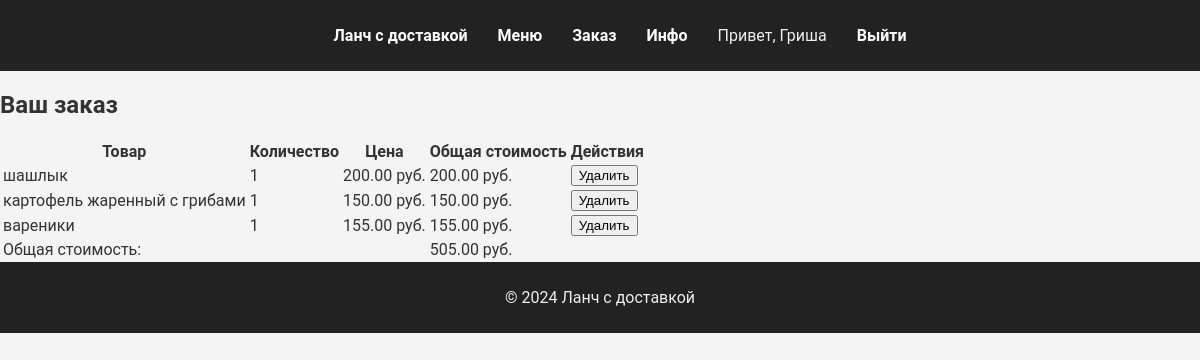
/order/ (signed in), run on the app's committed database.
### lanch_app/models.py (models this page shows, shortened)
class User(AbstractUser):
    telephon = models.CharField(max_length=15, unique=True, verbose_name="Телефон")
    is_admin = models.BooleanField(default=False, verbose_name="Администратор")
    groups = models.ManyToManyField(
        Group,
        related_name='custom_user_set',  # Изменено на 'custom_user_set'
        blank=True,
        verbose_name='groups',
        help_text='The groups this user belongs to. A user will get all permissions granted to each of their groups.',
        related_query_name='user',
    )
    user_permissions = models.ManyToManyField(
        Permission,
        related_name='custom_user_set',  # Изменено на 'custom_user_set'
        blank=True,
        verbose_name='user permissions',
        help_text='Specific permissions for this user.',
        related_query_name='user',
    )

class OrderItem(models.Model):
    order = models.ForeignKey(Order, on_delete=models.CASCADE, related_name='order_items', verbose_name="Заказ")
    product = models.ForeignKey(Product, on_delete=models.CASCADE, related_name='order_items', verbose_name="Продукт")
    quantity = models.PositiveIntegerField(verbose_name="Количество")

class Product(models.Model):
    name = models.CharField(max_length=100, verbose_name="Название")
    description = models.TextField(verbose_name="Описание")
    price = models.DecimalField(max_digits=10, decimal_places=2, verbose_name="Цена")
    image_url = models.ImageField(upload_to='images/', verbose_name="Изображение")

### lanch_app/views.py (the view)
# urls.py: path('order/', views.order, name='order'),
@login_required
def order(request):
    order_items = OrderItem.objects.filter(order__user=request.user)
    for item in order_items:
        item.total_price = item.product.price * item.quantity
    total_price = sum(item.total_price for item in order_items)
    return render(request, 'order.html', {'order_items': order_items, 'total_price': total_price})

### lanch_app/templates/order.html (shortened to what this page needs)
{% extends 'base.html' %}
 {% load static %}
{% block content %}
<h2>Ваш заказ</h2>
<table>
    <thead>
        <tr>
            <th>Товар</th>
            <th>Количество</th>
            <th>Цена</th>
            <th>Общая стоимость</th>
            <th>Действия</th>
        </tr>
    </thead>
    <tbody>
        {% for item in order_items %}
        <tr>
            <td>{{ item.product.name }}</td>
            <td>{{ item.quantity }}</td>
            <td>{{ item.product.price }} руб.</td>
            <td>{{ item.total_price }} руб.</td>
            <td>
                <form action="{% url 'remove_from_cart' item.product.id %}" method="post">
                    <button type="submit">Удалить</button>
                </form>
            </td>
        </tr>
        {% endfor %}
    </tbody>
    <tfoot>
        <tr>
            <td colspan="3">Общая стоимость:</td>
            <td>{{ total_price }} руб.</td>
            <td></td>
        </tr>
    </tfoot>
</table>
{% endblock %}

### lanch_app/templates/base.html (shortened to what this page needs)
<!DOCTYPE html>
<html lang="ru">
<head>
    {% load static %}
    <link rel="stylesheet" href="{% static 'css/styles.css' %}">
</head>
<body>
    <header>
        <nav>
            <ul>
                <li><a href="{% url 'index' %}">Ланч с доставкой</a></li>
                <li><a href="{% url 'menu' %}">Меню</a></li>
                <li><a href="{% url 'order' %}">Заказ</a></li>
                <li><a href="{% url 'info' %}">Инфо</a></li>
                {% if user.is_authenticated %}
                    <li>Привет, {{ user.username }}</li>
                    <li><a href="{% url 'logout' %}">Выйти</a></li>
                {% else %}
                    <li><a href="{% url 'login' %}">Вход</a></li>
                    <li><a href="{% url 'signup' %}">Регистрация</a></li>
                {% endif %}
            </ul>
        </nav>
    </header>
    <main>
        {% block content %}
        {% endblock %}
    </main>
    <footer>
        <p>© 2024 Ланч с доставкой</p>
    </footer>
</body>
</html>

### lanch_app/static/css/styles.css (style rules this page uses)
body { font-family: 'Roboto', Arial, sans-serif; margin: 0; padding: 0; box-sizing: border-box; color: #333; background-color: #f4f4f4; height: 100vh; display: flex; flex-direction: column; }
header, footer { background-color: #222; color: #eee; padding: 10px 0; }
header nav ul { list-style: none; display: flex; justify-content: center; }
header nav ul li { margin: 0 15px; }
header nav ul li a { color: #fff; text-decoration: none; font-weight: bold; }
footer { text-align: center; padding: 10px 0; position: relative; width: 100%; }

### data on the page
User: username "Гриша"
OrderItem: product.name "шашлык", quantity "1", product.price "200.00", total_price "200.00"
OrderItem: product.name "картофель жаренный с грибами", quantity "1", product.price "150.00", total_price "150.00"
OrderItem: product.name "вареники", quantity "1", product.price "155.00", total_price "155.00"

### other printed values
{{ total_price }} "505.00"
